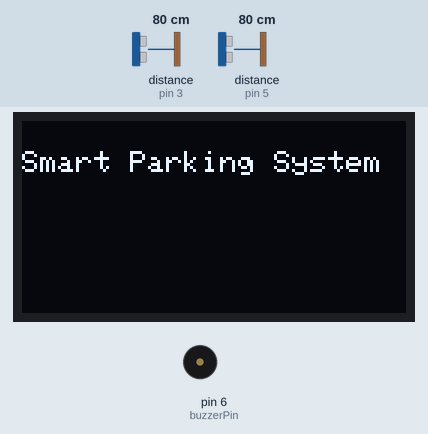
Simulated run of this sketch. Board: Arduino Uno, built with avr-gcc and run on an emulated ATmega328P. Shown: 128×64 one-colour display, buzzer (waves = sounding). Wiring (inferred from the names in the program): 2 × ultrasonic range finder: trigger pin 2, echo pin 3 / trigger pin 4, echo pin 5. The test bench sets the inputs (shaded band); at power-on: distance to the obstacle (sensors on pin 3, pin 5) 80 cm. The echo pulse lasts 58.3 µs per cm.

Above: at 0.1 s.
At 3.2 s:
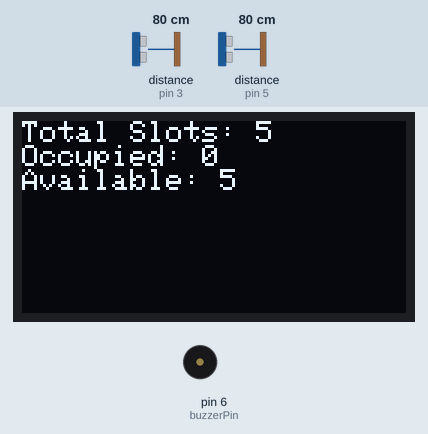
3.3 s: distance to the obstacle (sensor on pin 3) set to 4 cm
At 15.1 s:
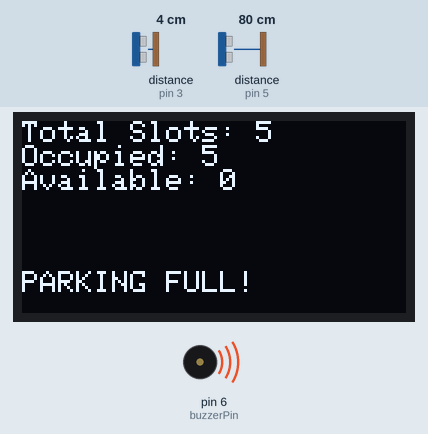
Timing chart, 0 to 15.4 s (numbered marks = the images above; inputs shaded):
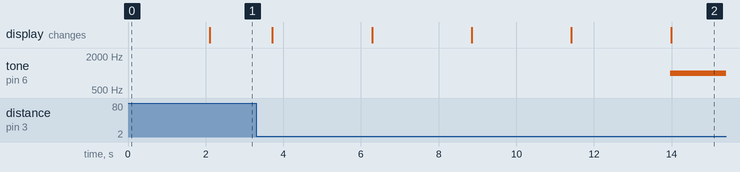

Measured:
- after the input at 3.3 s, tone on pin 6 (buzzerPin): silent → 1000 Hz after 10.7 s; the display: first changes after 0.42 s (image 2 shows a later state)

The sketch:

PMS.ino
```cpp
#include <Wire.h>
#include <Adafruit_GFX.h>
#include <Adafruit_SSD1306.h>

#define SCREEN_WIDTH 128
#define SCREEN_HEIGHT 64
Adafruit_SSD1306 display(SCREEN_WIDTH, SCREEN_HEIGHT, &Wire, -1);

// Ultrasonic pins
const int trigEntry = 2;
const int echoEntry = 3;
const int trigExit = 4;
const int echoExit = 5;

// Buzzer
const int buzzerPin = 6;

int totalSlots = 5;
int occupied = 0;

void setup() {
  pinMode(trigEntry, OUTPUT);
  pinMode(echoEntry, INPUT);
  pinMode(trigExit, OUTPUT);
  pinMode(echoExit, INPUT);
  pinMode(buzzerPin, OUTPUT);

  Serial.begin(9600);

  // Initialize OLED
  if (!display.begin(SSD1306_SWITCHCAPVCC, 0x3C)) {
    Serial.println(F("OLED allocation failed"));
    for (;;);
  }

  display.clearDisplay();
  display.setTextSize(1);
  display.setTextColor(SSD1306_WHITE);
  display.setCursor(0, 10);
  display.println("Smart Parking System");
  display.display();
  delay(2000);
}

long readDistance(int trigPin, int echoPin) {
  digitalWrite(trigPin, LOW);
  delayMicroseconds(2);
  digitalWrite(trigPin, HIGH);
  delayMicroseconds(10);
  digitalWrite(trigPin, LOW);
  long duration = pulseIn(echoPin, HIGH, 30000); // Timeout at 30ms
  long distance = duration * 0.034 / 2;
  return distance;
}

void updateDisplay() {
  display.clearDisplay();
  display.setTextSize(1);
  display.setCursor(0, 0);
  display.print("Total Slots: ");
  display.println(totalSlots);
  display.print("Occupied: ");
  display.println(occupied);
  display.print("Available: ");
  display.println(totalSlots - occupied);

  if (occupied >= totalSlots) {
    display.setCursor(0, 50);
    display.setTextSize(1);
    display.println("PARKING FULL!");
    tone(buzzerPin, 1000); // Buzzer ON
  } else {
    noTone(buzzerPin); // Buzzer OFF
  }

  display.display();
}

void loop() {
  long entryDist = readDistance(trigEntry, echoEntry);
  long exitDist = readDistance(trigExit, echoExit);

  // Entry detected
  if (entryDist > 2 && entryDist < 10 && occupied < totalSlots) {
    occupied++;
    updateDisplay();
    delay(2000); // debounce
  }

  // Exit detected
  if (exitDist > 2 && exitDist < 10 && occupied > 0) {
    occupied--;
    updateDisplay();
    delay(2000); // debounce
  }

  updateDisplay();
  delay(500);
}
```
